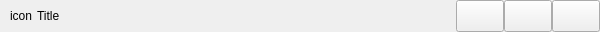
<?xml version="1.0" encoding="UTF-8"?>
<ui version="4.0">
 <class>CustomTitleBarClass</class>
 <widget class="QWidget" name="CustomTitleBarClass">
  <property name="geometry">
   <rect>
    <x>0</x>
    <y>0</y>
    <width>600</width>
    <height>32</height>
   </rect>
  </property>
  <property name="sizePolicy">
   <sizepolicy hsizetype="Preferred" vsizetype="Preferred">
    <horstretch>0</horstretch>
    <verstretch>0</verstretch>
   </sizepolicy>
  </property>
  <property name="maximumSize">
   <size>
    <width>16777215</width>
    <height>32</height>
   </size>
  </property>
  <property name="windowTitle">
   <string>CustomTitleBar</string>
  </property>
  <property name="autoFillBackground">
   <bool>false</bool>
  </property>
  <layout class="QHBoxLayout" name="horizontalLayout">
   <property name="spacing">
    <number>5</number>
   </property>
   <property name="leftMargin">
    <number>10</number>
   </property>
   <property name="topMargin">
    <number>0</number>
   </property>
   <property name="rightMargin">
    <number>0</number>
   </property>
   <property name="bottomMargin">
    <number>0</number>
   </property>
   <item>
    <widget class="QLabel" name="labelIcon">
     <property name="text">
      <string>icon</string>
     </property>
    </widget>
   </item>
   <item>
    <widget class="QLabel" name="labelTitle">
     <property name="text">
      <string>Title</string>
     </property>
    </widget>
   </item>
   <item>
    <spacer name="horizontalSpacer">
     <property name="orientation">
      <enum>Qt::Orientation::Horizontal</enum>
     </property>
     <property name="sizeHint" stdset="0">
      <size>
       <width>40</width>
       <height>20</height>
      </size>
     </property>
    </spacer>
   </item>
   <item>
    <widget class="QFrame" name="frame">
     <property name="sizePolicy">
      <sizepolicy hsizetype="Maximum" vsizetype="Preferred">
       <horstretch>0</horstretch>
       <verstretch>0</verstretch>
      </sizepolicy>
     </property>
     <property name="maximumSize">
      <size>
       <width>16777215</width>
       <height>50</height>
      </size>
     </property>
     <property name="autoFillBackground">
      <bool>false</bool>
     </property>
     <property name="frameShape">
      <enum>QFrame::Shape::NoFrame</enum>
     </property>
     <property name="frameShadow">
      <enum>QFrame::Shadow::Plain</enum>
     </property>
     <property name="lineWidth">
      <number>0</number>
     </property>
     <layout class="QHBoxLayout" name="horizontalLayout_2">
      <property name="spacing">
       <number>0</number>
      </property>
      <property name="leftMargin">
       <number>0</number>
      </property>
      <property name="topMargin">
       <number>0</number>
      </property>
      <property name="rightMargin">
       <number>0</number>
      </property>
      <property name="bottomMargin">
       <number>0</number>
      </property>
      <item>
       <widget class="QPushButton" name="buttonMinimize">
        <property name="sizePolicy">
         <sizepolicy hsizetype="Expanding" vsizetype="Expanding">
          <horstretch>0</horstretch>
          <verstretch>0</verstretch>
         </sizepolicy>
        </property>
        <property name="minimumSize">
         <size>
          <width>48</width>
          <height>0</height>
         </size>
        </property>
        <property name="maximumSize">
         <size>
          <width>64</width>
          <height>16777215</height>
         </size>
        </property>
        <property name="text">
         <string/>
        </property>
        <property name="icon">
         <iconset theme="QIcon::ThemeIcon::ListRemove"/>
        </property>
       </widget>
      </item>
      <item>
       <widget class="QPushButton" name="buttonMaximize">
        <property name="sizePolicy">
         <sizepolicy hsizetype="Expanding" vsizetype="Expanding">
          <horstretch>0</horstretch>
          <verstretch>0</verstretch>
         </sizepolicy>
        </property>
        <property name="minimumSize">
         <size>
          <width>48</width>
          <height>0</height>
         </size>
        </property>
        <property name="maximumSize">
         <size>
          <width>64</width>
          <height>16777215</height>
         </size>
        </property>
        <property name="text">
         <string/>
        </property>
        <property name="icon">
         <iconset theme="QIcon::ThemeIcon::ViewFullscreen"/>
        </property>
       </widget>
      </item>
      <item>
       <widget class="QPushButton" name="buttonClose">
        <property name="sizePolicy">
         <sizepolicy hsizetype="Expanding" vsizetype="Expanding">
          <horstretch>0</horstretch>
          <verstretch>0</verstretch>
         </sizepolicy>
        </property>
        <property name="minimumSize">
         <size>
          <width>48</width>
          <height>0</height>
         </size>
        </property>
        <property name="maximumSize">
         <size>
          <width>64</width>
          <height>16777215</height>
         </size>
        </property>
        <property name="text">
         <string/>
        </property>
        <property name="icon">
         <iconset theme="QIcon::ThemeIcon::ApplicationExit"/>
        </property>
       </widget>
      </item>
     </layout>
    </widget>
   </item>
  </layout>
 </widget>
 <layoutdefault spacing="6" margin="11"/>
 <resources/>
 <connections/>
</ui>
